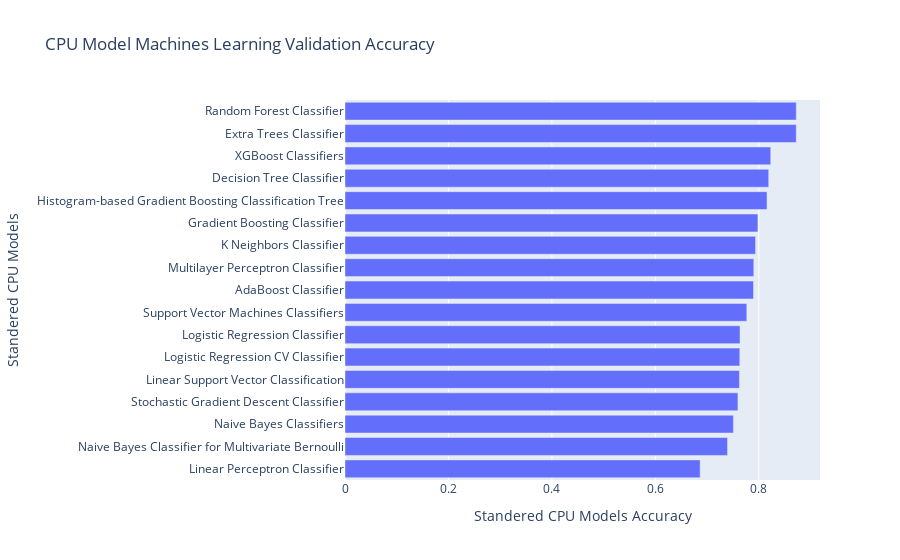

Notebook code for this chart:
### Markdown cell above
### Accuracy Score

### Code cell
# Random Forest Classifier
Valid_accuracy_rf_m_1_cpu = accuracy_score(y_test, rf_m_1_pred_vaild_cpu)

# Gradient Boosting Classifier
Valid_accuracy_gb_m_1_cpu = accuracy_score(y_test, gb_m_1_pred_vaild_cpu)

# Histogram-based Gradient Boosting Classification Tree
Valid_accuracy_hgb_m_1_cpu = accuracy_score(y_test, hgb_m_1_pred_vaild_cpu)

# AdaBoost Classifier
Valid_accuracy_ad_m_1_cpu = accuracy_score(y_test, ad_m_1_pred_vaild_cpu)

# Extra Trees Classifier
Valid_accuracy_et_m_1_cpu = accuracy_score(y_test, et_m_1_pred_vaild_cpu)

# K Neighbors Classifier
Valid_accuracy_knn_m_1_cpu = accuracy_score(y_test, knn_m_1_pred_vaild_cpu)

# Naive Bayes Classifiers
Valid_accuracy_nb_m_1_cpu = accuracy_score(y_test, nb_m_1_pred_vaild_cpu)

# Naive Bayes Classifier for Multivariate Bernoulli
Valid_accuracy_bnb_m_1_cpu = accuracy_score(y_test, bnb_m_1_pred_vaild_cpu)

# Decision Tree Classifier
Valid_accuracy_dt_m_1_cpu = accuracy_score(y_test, dt_m_1_pred_vaild_cpu)

# Logistic Regression Classifier
Valid_accuracy_lg_m_1_cpu = accuracy_score(y_test, lg_m_1_pred_vaild_cpu)

# Logistic Regression CV Classifier
Valid_accuracy_lgcv_m_1_cpu = accuracy_score(y_test, lgcv_m_1_pred_vaild_cpu)

# Stochastic Gradient Descent Classifier
Valid_accuracy_sgdc_m_1_cpu = accuracy_score(y_test, sgdc_m_1_pred_vaild_cpu)

# Linear Perceptron Classifier
Valid_accuracy_lpc_m_1_cpu = accuracy_score(y_test, lpc_m_1_pred_vaild_cpu)

# XGBoost Classifiers
Valid_accuracy_xgb_m_1_cpu = accuracy_score(y_test, xgb_m_1_pred_vaild_cpu)

# Support Vector Machines Classifiers
Valid_accuracy_svm_m_1_cpu = accuracy_score(y_test, svm_m_1_pred_vaild_cpu)

# Linear Support Vector Classification
Valid_accuracy_lsvm_m_1_cpu = accuracy_score(y_test, lsvm_m_1_pred_vaild_cpu)

# Multilayer Perceptron Classifier
Valid_accuracy_mlp_m_1_cpu = accuracy_score(y_test, mlp_m_1_pred_vaild_cpu)

cpu_ml_m_1_valid_compare = pd.DataFrame({"Standered CPU Models": [
                        "Random Forest Classifier", 
                        "Gradient Boosting Classifier",
                        "Histogram-based Gradient Boosting Classification Tree",
                        "AdaBoost Classifier",
                        "Extra Trees Classifier",
                        "K Neighbors Classifier",
                        "Naive Bayes Classifiers",
                        "Naive Bayes Classifier for Multivariate Bernoulli",
                        "Decision Tree Classifier",
                        "Logistic Regression Classifier",
                        "Logistic Regression CV Classifier",
                        "Stochastic Gradient Descent Classifier",
                        "Linear Perceptron Classifier",
                        "XGBoost Classifiers",
                        "Support Vector Machines Classifiers",
                        "Linear Support Vector Classification",
                        "Multilayer Perceptron Classifier"
                        ],

        "Standered CPU Models Accuracy": [
                        Valid_accuracy_rf_m_1_cpu, 
                        Valid_accuracy_gb_m_1_cpu,
                        Valid_accuracy_hgb_m_1_cpu,
                        Valid_accuracy_ad_m_1_cpu,
                        Valid_accuracy_et_m_1_cpu,
                        Valid_accuracy_knn_m_1_cpu,
                        Valid_accuracy_nb_m_1_cpu,
                        Valid_accuracy_bnb_m_1_cpu,
                        Valid_accuracy_dt_m_1_cpu,
                        Valid_accuracy_lg_m_1_cpu,
                        Valid_accuracy_lgcv_m_1_cpu,
                        Valid_accuracy_sgdc_m_1_cpu,
                        Valid_accuracy_lpc_m_1_cpu,
                        Valid_accuracy_xgb_m_1_cpu,
                        Valid_accuracy_svm_m_1_cpu,
                        Valid_accuracy_lsvm_m_1_cpu,
                        Valid_accuracy_mlp_m_1_cpu
                        ],
                })  
                        
print(tabulate(cpu_ml_m_1_valid_compare.sort_values(by="Standered CPU Models Accuracy", ascending=False), headers = 'keys', tablefmt = 'psql'))
fig = px.bar(cpu_ml_m_1_valid_compare.sort_values(by="Standered CPU Models Accuracy", ascending=True), x = "Standered CPU Models Accuracy", y = "Standered CPU Models", title = "CPU Model Machines Learning Validation Accuracy")
fig.show()

### Figure 1 — Plotly figure (JSON) as saved in the notebook; plotly's stock layout.template omitted (floating-point values rounded to 4 significant figures)
{"data": [{"alignmentgroup": "True", "hovertemplate": "Standered CPU Models Accuracy=%{x}<br>Standered CPU Models=%{y}<extra></extra>", "legendgroup": "", "marker": {"color": "#636efa", "pattern": {"shape": ""}}, "name": "", "offsetgroup": "", "orientation": "h", "showlegend": false, "textposition": "auto", "type": "bar", "x": [0.6866, 0.7396, 0.7509, 0.7596, 0.7625, 0.7632, 0.7637, 0.7768, 0.7898, 0.7903, 0.7937, 0.7982, 0.8159, 0.8192, 0.8231, 0.8724, 0.8724], "xaxis": "x", "y": ["Linear Perceptron Classifier", "Naive Bayes Classifier for Multivariate Bernoulli", "Naive Bayes Classifiers", "Stochastic Gradient Descent Classifier", "Linear Support Vector Classification", "Logistic Regression CV Classifier", "Logistic Regression Classifier", "Support Vector Machines Classifiers", "AdaBoost Classifier", "Multilayer Perceptron Classifier", "K Neighbors Classifier", "Gradient Boosting Classifier", "Histogram-based Gradient Boosting Classification Tree", "Decision Tree Classifier", "XGBoost Classifiers", "Extra Trees Classifier", "Random Forest Classifier"], "yaxis": "y"}], "layout": {"barmode": "relative", "legend": {"tracegroupgap": 0}, "title": {"text": "CPU Model Machines Learning Validation Accuracy"}, "xaxis": {"anchor": "y", "domain": [0, 1], "title": {"text": "Standered CPU Models Accuracy"}}, "yaxis": {"anchor": "x", "domain": [0, 1], "title": {"text": "Standered CPU Models"}}}}
